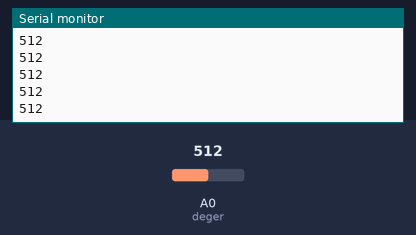
A sketch run on a simulated Arduino Uno, built with avr-gcc and run on an emulated ATmega328P. On the bench: the last lines printed to the serial monitor. Inputs (shaded band) come from the test bench; at power-on: A0 (deger) = 512.

Above: at 1.2 s.
1.3 s: A0 (deger) set to 716
At 1.31 s:
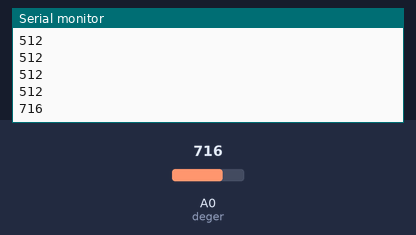
2.8 s: A0 (deger) set to 900
At 2.81 s:
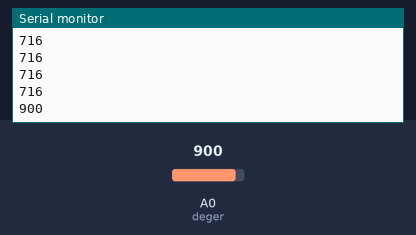
Timing chart, 0 to 5.8 s (numbered marks = the images above; inputs shaded):
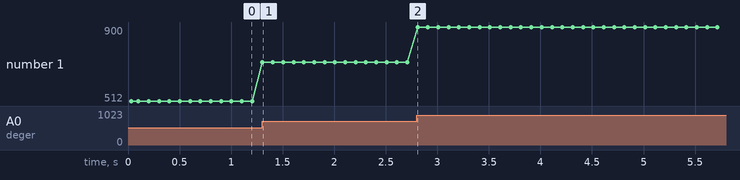

Measured:
- after the input at 1.3 s, the serial monitor: prints a new line at once (image 1)
- after the input at 2.8 s, the serial monitor: prints a new line at once (image 2)
- plotted number 1: 512 → 716 after the input at 1.3 s, 716 → 900 after the input at 2.8 s

The sketch:

deney1.ino
```cpp
#define deger A0

void setup()
{
  pinMode(A0, INPUT);
  Serial.begin(9600);
  Serial.println("Potansiyometre Değer Okuma");
}

void loop()
{
  Serial.println(analogRead(deger));
  delay(100);
}
```
